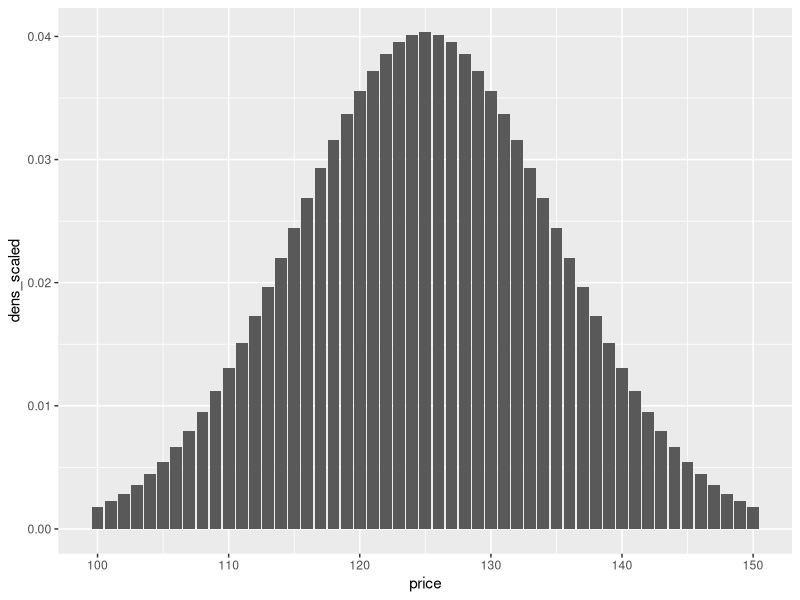
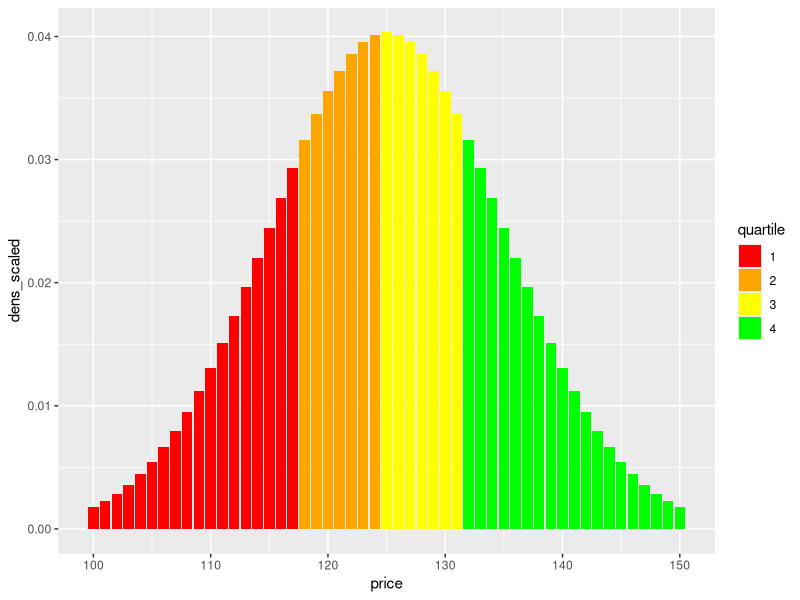
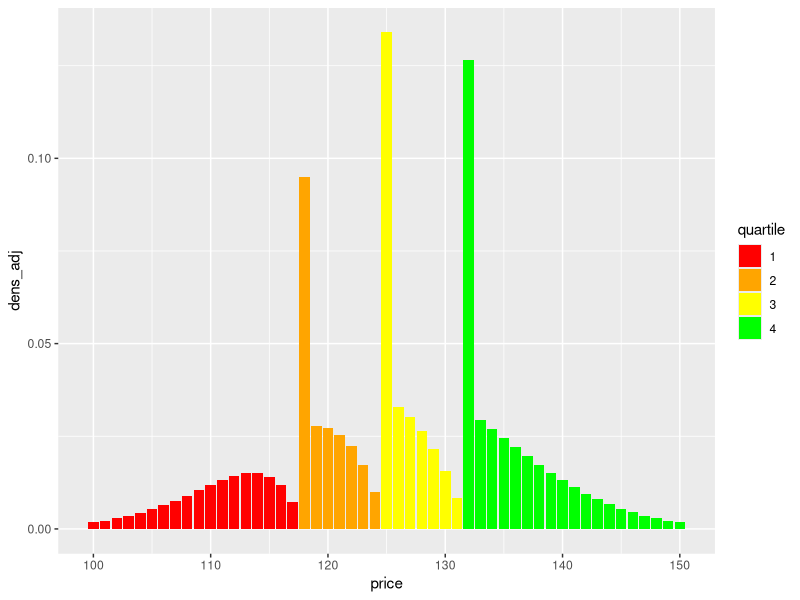
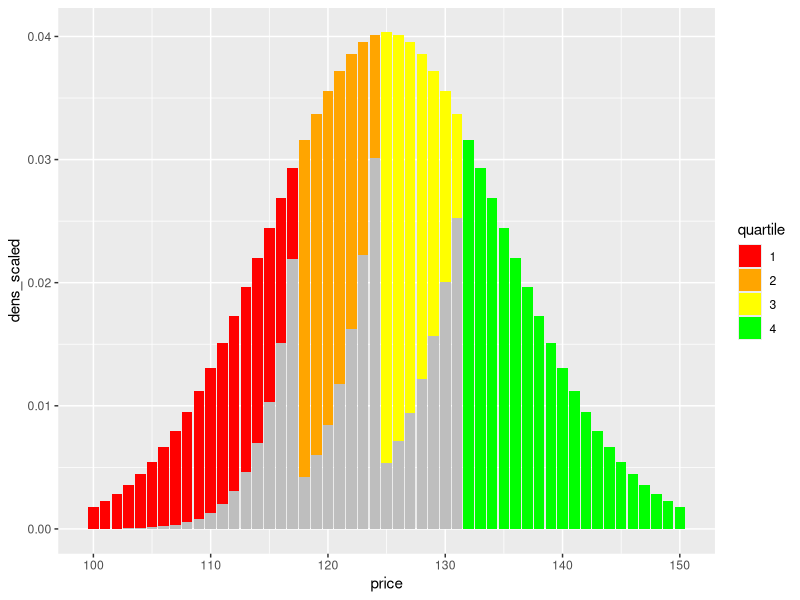

Write the R code that produced these figures, in order.
## ---- chunk 1
knitr::opts_chunk$set(echo = FALSE, message = FALSE, warning = FALSE)
## ---- chunk 2
library(tidyverse)

data_distribution <- tibble(price = 100:150,
       dens = dnorm(price, mean = 125, sd = 10)) %>% 
  mutate(dens_scaled = dens / sum(dens))

data_distribution %>% 
  ggplot(aes(x = price, y = dens_scaled))+
  geom_col()
## ---- chunk 3
data_distribution %>% 
  mutate(cum_dens = cumsum(dens_scaled),
         quartile = (cum_dens) %/% 0.2500001 + 1,
         quartile = as.factor(quartile)) %>% 
  ggplot(aes(x = price, y = dens_scaled, fill = quartile))+
  geom_col()+
  scale_fill_discrete(type = c("red", "orange", "yellow", "green"))
## ---- chunk 4
data_distribution <- data_distribution %>% 
  mutate(cum_dens = cumsum(dens_scaled),
         incentive = ((cum_dens) %/% 0.2500001) * 5,
         incentive_delta = ifelse(incentive == 15, 0, 5)) # hard coded

# very inefficient approach computationally
get_row_bump <- function(price_current){
  current_incentive <- data_distribution %>% 
    filter(price == {{price_current}}) %>% 
    pull(incentive)

  output <- data_distribution %>% 
    filter(price > {{price_current}}, incentive > current_incentive) %>% 
    head(1) %>% 
    pull(price)
  
  if(length(output) == 0) output <- NA
  
  output
}

proportion_raised <- function(density, incentive_delta, distance){
  decay <- 0.75^(distance - 1)
  incentive <- incentive_delta * 0.15
  # incentive <- ifelse(incentive > 1, 1, incentive)
  
  density * decay * incentive
}
## ---- chunk 5
data_distribution %>% 
  mutate(quartile = (cum_dens) %/% 0.2500001 + 1,
         quartile = as.factor(quartile)) %>% 
  mutate(price_next = map_int(price, get_row_bump),
         price_dist = price_next - price) %>% 
  mutate(density_convert = proportion_raised(dens_scaled, incentive_delta, price_dist)) %>% 
  select(-dens) %>% 
  # add converted density to nearest point
  group_by(incentive) %>% 
  mutate(dens_convert_total = sum(density_convert),
         price_switch = price == min(price)) %>% 
  ungroup() %>% 
  mutate(dens_convert_total = lag(dens_convert_total),
         dens_convert_total = ifelse(price_switch, dens_convert_total, 0)) %>%
  # na's to 0's
  mutate(across(c(density_convert, dens_convert_total), ~ifelse(is.na(.x), 0, .x))) %>% 
  # adjust percentages
  mutate(dens_adj = dens_scaled - density_convert + dens_convert_total) %>% 
  # graph
  ggplot(aes(x = price))+
  geom_col(aes(y = dens_adj, fill = quartile))+
  scale_fill_discrete(type = c("red", "orange", "yellow", "green"))
## ---- chunk 6
data_distribution %>% 
  mutate(quartile = (cum_dens) %/% 0.2500001 + 1,
         quartile = as.factor(quartile)) %>% 
  mutate(price_next = map_int(price, get_row_bump),
         price_dist = price_next - price) %>% 
  mutate(density_convert = proportion_raised(dens_scaled, incentive_delta, price_dist)) %>% 
  select(-dens) %>% 
  ggplot(aes(x = price))+
  geom_col(aes(y = dens_scaled, fill = quartile))+
  geom_col(aes(y = density_convert), fill = "gray")+
  scale_fill_discrete(type = c("red", "orange", "yellow", "green"))
## ---- chunk 7
data_distribution %>% 
  mutate(quartile = (cum_dens) %/% 0.2500001 + 1,
         quartile = as.factor(quartile)) %>% 
  mutate(price_next = map_int(price, get_row_bump),
         price_dist = price_next - price) %>% 
  mutate(density_convert = proportion_raised(dens_scaled, incentive_delta, price_dist)) %>% 
  select(-dens) %>% 
  mutate(incentive = case_when(incentive == 0 ~ "red to orange",
                               incentive == 5 ~ "orange to yellow",
                               incentive == 10 ~ "yellow to green",
                               TRUE ~ "stayed green") %>% fct_inorder()) %>% 
  group_by(incentive) %>% 
  summarise(proportion_converted = sum(density_convert))
